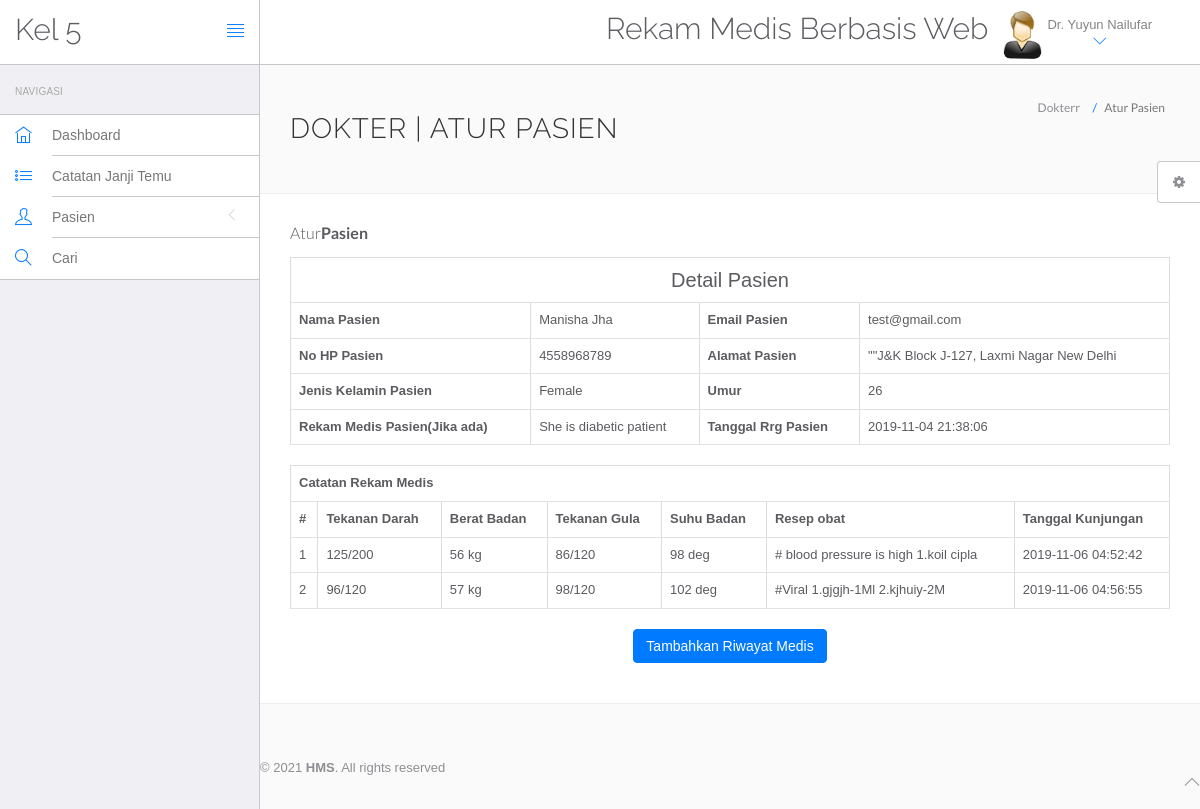
Page /hms/doctor/view-patient.php?viewid=1 (signed in) on the committed database.
### tables this page shows
CREATE TABLE `doctors` (
  `id` int(11) NOT NULL,
  `specilization` varchar(255) DEFAULT NULL,
  `doctorName` varchar(255) DEFAULT NULL,
  `address` longtext DEFAULT NULL,
  `docFees` varchar(255) DEFAULT NULL,
  `contactno` bigint(11) DEFAULT NULL,
  `docEmail` varchar(255) DEFAULT NULL,
  `password` varchar(255) DEFAULT NULL,
  `creationDate` timestamp NULL DEFAULT current_timestamp(),
  `updationDate` timestamp NULL DEFAULT NULL ON UPDATE current_timestamp()
);

CREATE TABLE `tblpatient` (
  `ID` int(10) NOT NULL,
  `Docid` int(10) DEFAULT NULL,
  `PatientName` varchar(200) DEFAULT NULL,
  `PatientContno` bigint(10) DEFAULT NULL,
  `PatientEmail` varchar(200) DEFAULT NULL,
  `PatientGender` varchar(50) DEFAULT NULL,
  `PatientAdd` mediumtext DEFAULT NULL,
  `PatientAge` int(10) DEFAULT NULL,
  `PatientMedhis` mediumtext DEFAULT NULL,
  `CreationDate` timestamp NULL DEFAULT current_timestamp(),
  `UpdationDate` timestamp NULL DEFAULT NULL ON UPDATE current_timestamp()
);

CREATE TABLE `tblmedicalhistory` (
  `ID` int(10) NOT NULL,
  `PatientID` int(10) DEFAULT NULL,
  `BloodPressure` varchar(200) DEFAULT NULL,
  `BloodSugar` varchar(200) NOT NULL,
  `Weight` varchar(100) DEFAULT NULL,
  `Temperature` varchar(200) DEFAULT NULL,
  `MedicalPres` mediumtext DEFAULT NULL,
  `CreationDate` timestamp NOT NULL DEFAULT current_timestamp() ON UPDATE current_timestamp()
);

### hms/doctor/view-patient.php (the view, shortened to what this page needs)
<?php
include('include/config.php');
?>
<!DOCTYPE html>
<html lang="en">
	<head>
		<link rel="stylesheet" href="vendor/bootstrap/css/bootstrap.min.css">
		<link rel="stylesheet" href="vendor/fontawesome/css/font-awesome.min.css">
		<link rel="stylesheet" href="vendor/themify-icons/themify-icons.min.css">
		<link href="vendor/animate.css/animate.min.css" rel="stylesheet" media="screen">
		<link href="vendor/perfect-scrollbar/perfect-scrollbar.min.css" rel="stylesheet" media="screen">
		<link href="vendor/switchery/switchery.min.css" rel="stylesheet" media="screen">
		<link href="vendor/bootstrap-touchspin/jquery.bootstrap-touchspin.min.css" rel="stylesheet" media="screen">
		<link href="vendor/select2/select2.min.css" rel="stylesheet" media="screen">
		<link href="vendor/bootstrap-datepicker/bootstrap-datepicker3.standalone.min.css" rel="stylesheet" media="screen">
		<link href="vendor/bootstrap-timepicker/bootstrap-timepicker.min.css" rel="stylesheet" media="screen">
		<link rel="stylesheet" href="assets/css/styles.css">
		<link rel="stylesheet" href="assets/css/plugins.css">
		<link rel="stylesheet" href="assets/css/themes/theme-1.css" id="skin_color" />
	</head>
	<body>
		<div id="app">
<?php include('include/sidebar.php');?>
<div class="app-content">
<?php include('include/header.php');?>
<div class="main-content" >
<div class="wrap-content container" id="container">
<section id="page-title">
<div class="row">
<div class="col-sm-8">
<h1 class="mainTitle">Dokter | Atur Pasien</h1>
</div>
<ol class="breadcrumb">
<li>
<span>Dokterr</span>
</li>
<li class="active">
<span>Atur Pasien</span>
</li>
</ol>
</div>
</section>
<div class="container-fluid container-fullw bg-white">
<div class="row">
<div class="col-md-12">
<h5 class="over-title margin-bottom-15">Atur<span class="text-bold">Pasien</span></h5>
<?php
                               $vid=$_GET['viewid'];
                               $ret=mysqli_query($con,"select * from tblpatient where ID='$vid'");
$cnt=1;
while ($row=mysqli_fetch_array($ret)) {
                               ?>
<table border="1" class="table table-bordered">
 <tr align="center">
<td colspan="4" style="font-size:20px;color:blue">
Detail Pasien</td></tr>
    <tr>
    <th scope>Nama Pasien</th>
    <td><?php  echo $row['PatientName'];?></td>
    <th scope>Email Pasien</th>
    <td><?php  echo $row['PatientEmail'];?></td>
  </tr>
  <tr>
    <th scope>No HP Pasien</th>
    <td><?php  echo $row['PatientContno'];?></td>
    <th>Alamat Pasien</th>
    <td><?php  echo $row['PatientAdd'];?></td>
  </tr>
    <tr>
    <th>Jenis Kelamin Pasien</th>
    <td><?php  echo $row['PatientGender'];?></td>
    <th>Umur</th>
    <td><?php  echo $row['PatientAge'];?></td>
  </tr>
  <tr>
    <th>Rekam Medis Pasien(Jika ada)</th>
    <td><?php  echo $row['PatientMedhis'];?></td>
     <th>Tanggal Rrg Pasien</th>
    <td><?php  echo $row['CreationDate'];?></td>
  </tr>
<?php }?>
</table>
<?php
$ret=mysqli_query($con,"select * from tblmedicalhistory  where PatientID='$vid'");
 ?>
<table id="datatable" class="table table-bordered dt-responsive nowrap" style="border-collapse: collapse; border-spacing: 0; width: 100%;">
  <tr align="center">
   <th colspan="8" >Catatan Rekam Medis</th>
  </tr>
  <tr>
    <th>#</th>
<th>Tekanan Darah</th>
<th>Berat Badan</th>
<th>Tekanan Gula</th>
<th>Suhu Badan</th>
<th>Resep obat</th>
<th>Tanggal Kunjungan</th>
</tr>
<?php
while ($row=mysqli_fetch_array($ret)) {
  ?>
<tr>
  <td><?php echo $cnt;?></td>
 <td><?php  echo $row['BloodPressure'];?></td>
 <td><?php  echo $row['Weight'];?></td>
 <td><?php  echo $row['BloodSugar'];?></td>
  <td><?php  echo $row['Temperature'];?></td>
  <td><?php  echo $row['MedicalPres'];?></td>
  <td><?php  echo $row['CreationDate'];?></td>
</tr>
<?php $cnt=$cnt+1;} ?>
</table>
<p align="center">
 <button class="btn btn-primary waves-effect waves-light w-lg" data-toggle="modal" data-target="#myModal">Tambahkan Riwayat Medis</button></p>
</div>
</div>
</div>
</div>
	<?php include('include/footer.php');?>
	<?php include('include/setting.php');?>
		</div>
	</body>
</html>

### hms/doctor/include/header.php (shortened to what this page needs)
<header class="navbar navbar-default navbar-static-top">
					<div class="navbar-header">
						<a class="navbar-brand" href="#">
							<h2 style="padding-top:20% ">Kel 5</h2>
						</a>
						<a href="#" class="sidebar-toggler pull-right visible-md visible-lg" data-toggle-class="app-sidebar-closed" data-toggle-target="#app">
							<i class="ti-align-justify"></i>
						</a>
					</div>
					<div class="navbar-collapse collapse">
						<ul class="nav navbar-right">
								<li  style="padding-top:2% ">
								<h2>Rekam Medis Berbasis Web</h2>
							</li>
							<li class="dropdown current-user">
								<a href class="dropdown-toggle" data-toggle="dropdown">
									<img src="assets/images/images.jpg" > <span class="username">
									<?php $query=mysqli_query($con,"select doctorName from doctors where id='".$_SESSION['id']."'");
while($row=mysqli_fetch_array($query))
{
	echo $row['doctorName'];
}
									?> <i class="ti-angle-down"></i></i></span>
								</a>
							</li>
						</ul>
					</div>
				</header>

### hms/doctor/assets/css/themes/theme-1.css (style rules this page uses)
body { background: #FAFAFA; }
header .navbar-header { background: #ffffff !important; border-right-color: #c8c7cc !important; border-bottom-color: #c8c7cc !important; }
header .navbar-header .sidebar-toggler, header .navbar-header .sidebar-mobile-toggler { color: #007aff !important; }
header .navbar-header .navbar-brand { color: #777 !important; }
header .navbar-collapse { background: #ffffff !important; border-bottom-color: #c8c7cc !important; box-shadow: none !important; }
header .navbar-collapse .navbar-right > li > a { color: #777; }
header .navbar-collapse .navbar-right > li > a i { color: #007aff !important; }

### rows in the picture
doctors: doctorName "Dr. Yuyun Nailufar"
tblpatient: PatientName "Manisha Jha", PatientEmail "test@gmail.com", PatientContno "4558968789", PatientAdd "\"\"J&K Block J-127, Laxmi Nagar New Delhi", PatientGender "Female", PatientAge "26", PatientMedhis "She is diabetic patient", CreationDate "2019-11-04 21:38:06"
tblmedicalhistory: BloodPressure "125/200", Weight "56 kg", BloodSugar "86/120", Temperature "98 deg", MedicalPres "# blood pressure is high 1.koil cipla", CreationDate "2019-11-06 04:52:42"
tblmedicalhistory: BloodPressure "96/120", Weight "57 kg", BloodSugar "98/120", Temperature "102 deg", MedicalPres "#Viral 1.gjgjh-1Ml 2.kjhuiy-2M", CreationDate "2019-11-06 04:56:55"
